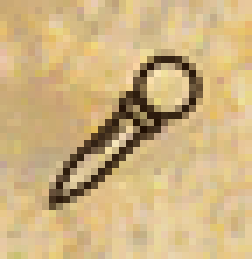
#> input picture module/images/pipette.png, 36 x 37 px (shown 7 times larger)
$ python -i make_pipette_icons.py   (imports and definitions only)
#> lines starting #> are read from the running program, lines starting #| are printed output that depends on the picture
# Made module/images/pipette.png, pipette_hover.png and pipette_selected.png: the pipette button
# in the style of the map editor's buttons (mapedit_buttons.gm1). The parchment comes from the
# eraser button (pictures 51-53, read from the game's gm folder): its drawing is painted over
# with the parchment around it, then a pipette is drawn in the same dark brown lines, raised
# (hover) or pressed (selected) the way the game's buttons are. Only used while building the module.
import math
import os
import struct
import sys
from PIL import Image, ImageDraw, ImageFilter

GAME = sys.argv[1] if len(sys.argv) > 1 else r"H:\steam\steamapps\common\Stronghold Crusader Extreme UCP3 new"
OUT = os.path.join(os.path.dirname(os.path.abspath(__file__)), '..', 'module', 'images')
SS = 8
INK = (52, 34, 18)


def gm_pictures(path, wanted):
#> further down, picture is the input picture: PIL image 36x37 RGBA; mean R, G, B, A 206.1, 178.5, 128.8, 255
    d = open(path, 'rb').read()
    num = struct.unpack('<22I', d[:88])[3]
    pos = 88 + 5120
    offs = struct.unpack('<%dI' % num, d[pos:pos + 4 * num]); pos += 4 * num
    sizes = struct.unpack('<%dI' % num, d[pos:pos + 4 * num]); pos += 4 * num
    heads = [struct.unpack('<HH', d[pos + 16 * i:pos + 16 * i + 4]) for i in range(num)]
    base = pos + 16 * num
    out = {}
    for i in wanted:
        w, h = heads[i]
        img = Image.new('RGBA', (w, h), (0, 0, 0, 0)); px = img.load()
        buf = d[base + offs[i]:base + offs[i] + sizes[i]]; k = x = y = 0
        while k < len(buf):
            b = buf[k]; k += 1; n = (b & 0x1f) + 1; f = b >> 5
            def colour(p): return (((p >> 10) & 31) << 3, ((p >> 5) & 31) << 3, (p & 31) << 3, 255)
            if f == 0:
                for _ in range(n):
                    p = struct.unpack_from('<H', buf, k)[0]; k += 2
                    if x < w and y < h: px[x, y] = colour(p)
                    x += 1
            elif f == 4: y += 1; x = 0
            elif f == 2:
                p = struct.unpack_from('<H', buf, k)[0]; k += 2
                for _ in range(n):
                    if x < w and y < h: px[x, y] = colour(p)
                    x += 1
            elif f == 1: x += n
            else: break
        out[i] = img
    return out


def parchment(img):
    """The picture with its dark drawing replaced by the light parchment around it."""
    rgb = img.convert('RGB')
    w, h = rgb.size
#> w = 36; h = 37
    light = Image.new('RGB', (w, h)); mask = Image.new('L', (w, h), 0)
#> after `light = Image.new('RGB', (w, h))`: light: PIL image 36x37 RGB; every value is 0
#> after `mask = Image.new('L', (w, h), 0)`: mask: PIL image 36x37 L; every value is 0
    pr, pl, pm = rgb.load(), light.load(), mask.load()
    for y in range(h):
        for x in range(w):
            r, g, b = pr[x, y]
            if r + g + b > 470:
                pl[x, y] = (r, g, b); pm[x, y] = 255
    filled = light.copy()
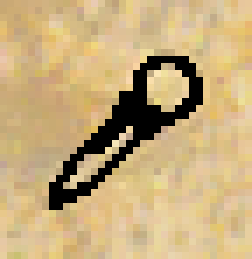
#> filled: PIL image 36x37 RGB (shown 7 times larger); mean R, G, B 197.1, 171.4, 124.1
    for radius in (2, 3, 5, 8, 12):
        blur = light.filter(ImageFilter.BoxBlur(radius)); weight = mask.filter(ImageFilter.BoxBlur(radius))
        pb, pw, pf = blur.load(), weight.load(), filled.load()
        for y in range(h):
            for x in range(w):
                if pm[x, y] == 0 and pw[x, y] > 8:
                    s = 255.0 / pw[x, y]
                    pf[x, y] = tuple(min(255, int(c * s)) for c in pb[x, y])
                    pm[x, y] = 255
        light = filled.copy()
#> this loop made 5 passes
#> pass 1, in parchment, `blur = light.filter(ImageFilter.BoxBlur(radius))`:
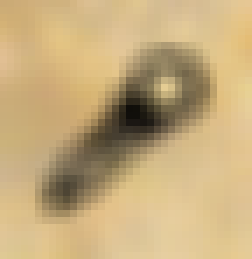
#> blur: PIL image 36x37 RGB (shown 7 times larger); mean R, G, B 197.1, 171.4, 124.1
#> pass 1, in parchment, `weight = mask.filter(ImageFilter.BoxBlur(radius))`:
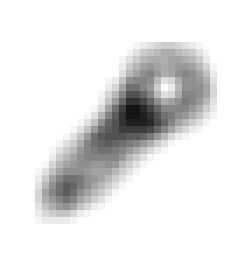
#> weight: PIL image 36x37 L (shown 7 times larger); min 20, max 255, mean 230.5
#> pass 1, in parchment, `light = filled.copy()`:
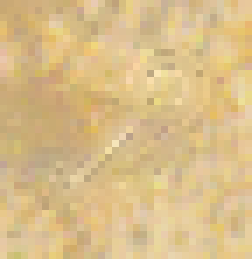
#> light: PIL image 36x37 RGB (shown 7 times larger); mean R, G, B 217.9, 189.6, 137.3
#> pass 2, in parchment, `blur = light.filter(ImageFilter.BoxBlur(radius))`:
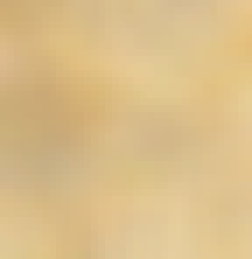
#> blur: PIL image 36x37 RGB (shown 7 times larger); mean R, G, B 218, 189.6, 137.3
    return filled


# [46 lines left out: functions pipette_mask, make, not called in this run]


# [1 line that did not run here, left out]
# [3 lines not run here, left out]

>>> from PIL import Image
>>> picture = Image.open('../module/images/pipette.png')
>>> result = parchment(picture)
